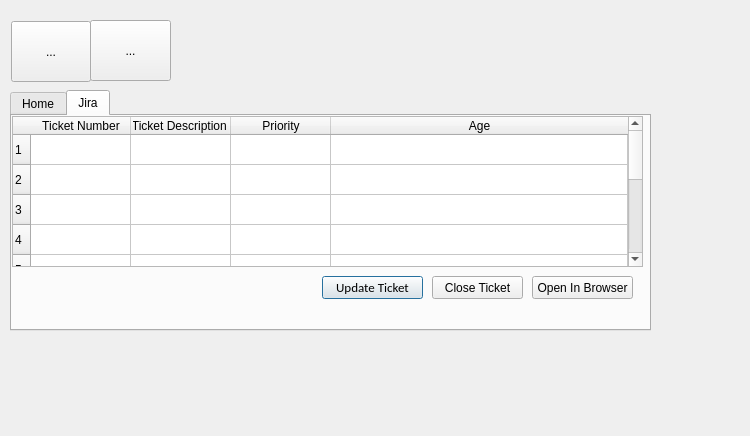
<?xml version="1.0" encoding="UTF-8"?>
<ui version="4.0">
 <class>Dialog</class>
 <widget class="QDialog" name="Dialog">
  <property name="geometry">
   <rect>
    <x>0</x>
    <y>0</y>
    <width>750</width>
    <height>436</height>
   </rect>
  </property>
  <property name="windowTitle">
   <string>JPMC Shelden</string>
  </property>
  <widget class="QTabWidget" name="mainTabWidget">
   <property name="geometry">
    <rect>
     <x>10</x>
     <y>90</y>
     <width>641</width>
     <height>241</height>
    </rect>
   </property>
   <property name="currentIndex">
    <number>1</number>
   </property>
   <property name="iconSize">
    <size>
     <width>40</width>
     <height>40</height>
    </size>
   </property>
   <widget class="QWidget" name="tab">
    <attribute name="icon">
     <iconset>
      <normaloff>Myicons/home button.png</normaloff>Myicons/home button.png</iconset>
    </attribute>
    <attribute name="title">
     <string>Home</string>
    </attribute>
    <widget class="QWidget" name="layoutWidget">
     <property name="geometry">
      <rect>
       <x>120</x>
       <y>50</y>
       <width>321</width>
       <height>131</height>
      </rect>
     </property>
     <layout class="QGridLayout" name="gridLayout">
      <item row="0" column="0">
       <widget class="QLabel" name="jiraLabel">
        <property name="font">
         <font>
          <family>Segoe UI Black</family>
          <pointsize>10</pointsize>
          <weight>75</weight>
          <bold>true</bold>
         </font>
        </property>
        <property name="frameShape">
         <enum>QFrame::StyledPanel</enum>
        </property>
        <property name="frameShadow">
         <enum>QFrame::Sunken</enum>
        </property>
        <property name="text">
         <string>No Of Jira Ticket</string>
        </property>
        <property name="textFormat">
         <enum>Qt::RichText</enum>
        </property>
       </widget>
      </item>
      <item row="0" column="1">
       <widget class="QLabel" name="jiraCountLabel">
        <property name="frameShape">
         <enum>QFrame::WinPanel</enum>
        </property>
        <property name="text">
         <string>&lt;html&gt;&lt;head/&gt;&lt;body&gt;&lt;p align=&quot;center&quot;&gt;&lt;span style=&quot; font-size:16pt;&quot;&gt;3&lt;/span&gt;&lt;/p&gt;&lt;/body&gt;&lt;/html&gt;</string>
        </property>
       </widget>
      </item>
      <item row="1" column="0">
       <widget class="QLabel" name="hpsmLabel">
        <property name="font">
         <font>
          <family>Segoe UI Black</family>
          <pointsize>10</pointsize>
          <weight>75</weight>
          <bold>true</bold>
         </font>
        </property>
        <property name="frameShape">
         <enum>QFrame::StyledPanel</enum>
        </property>
        <property name="frameShadow">
         <enum>QFrame::Sunken</enum>
        </property>
        <property name="text">
         <string>No Of HPSM</string>
        </property>
        <property name="textFormat">
         <enum>Qt::RichText</enum>
        </property>
       </widget>
      </item>
      <item row="1" column="1">
       <widget class="QLabel" name="jiraCountLabel_2">
        <property name="frameShape">
         <enum>QFrame::WinPanel</enum>
        </property>
        <property name="text">
         <string>&lt;html&gt;&lt;head/&gt;&lt;body&gt;&lt;p align=&quot;center&quot;&gt;&lt;span style=&quot; font-size:16pt;&quot;&gt;5&lt;/span&gt;&lt;/p&gt;&lt;/body&gt;&lt;/html&gt;</string>
        </property>
       </widget>
      </item>
      <item row="2" column="0">
       <widget class="QLabel" name="itsmLabel">
        <property name="font">
         <font>
          <family>Segoe UI Black</family>
          <pointsize>10</pointsize>
          <weight>75</weight>
          <bold>true</bold>
         </font>
        </property>
        <property name="frameShape">
         <enum>QFrame::StyledPanel</enum>
        </property>
        <property name="frameShadow">
         <enum>QFrame::Sunken</enum>
        </property>
        <property name="text">
         <string>No Of ITSM</string>
        </property>
        <property name="textFormat">
         <enum>Qt::RichText</enum>
        </property>
       </widget>
      </item>
      <item row="2" column="1">
       <widget class="QLabel" name="jiraCountLabel_3">
        <property name="frameShape">
         <enum>QFrame::WinPanel</enum>
        </property>
        <property name="text">
         <string>&lt;html&gt;&lt;head/&gt;&lt;body&gt;&lt;p align=&quot;center&quot;&gt;&lt;span style=&quot; font-size:16pt;&quot;&gt;2&lt;/span&gt;&lt;/p&gt;&lt;/body&gt;&lt;/html&gt;</string>
        </property>
       </widget>
      </item>
     </layout>
    </widget>
   </widget>
   <widget class="QWidget" name="tab_2">
    <attribute name="icon">
     <iconset>
      <normaloff>Myicons/Jira Button.png</normaloff>Myicons/Jira Button.png</iconset>
    </attribute>
    <attribute name="title">
     <string>Jira</string>
    </attribute>
    <widget class="QPushButton" name="updateButton">
     <property name="geometry">
      <rect>
       <x>310</x>
       <y>160</y>
       <width>101</width>
       <height>23</height>
      </rect>
     </property>
     <property name="font">
      <font>
       <family>Calibri</family>
       <pointsize>10</pointsize>
      </font>
     </property>
     <property name="text">
      <string>Update Ticket</string>
     </property>
    </widget>
    <widget class="QPushButton" name="closeButton">
     <property name="geometry">
      <rect>
       <x>420</x>
       <y>160</y>
       <width>91</width>
       <height>23</height>
      </rect>
     </property>
     <property name="text">
      <string>Close Ticket</string>
     </property>
    </widget>
    <widget class="QPushButton" name="openButton">
     <property name="geometry">
      <rect>
       <x>520</x>
       <y>160</y>
       <width>101</width>
       <height>23</height>
      </rect>
     </property>
     <property name="text">
      <string>Open In Browser</string>
     </property>
    </widget>
    <widget class="QTableWidget" name="tableWidget">
     <property name="geometry">
      <rect>
       <x>0</x>
       <y>0</y>
       <width>631</width>
       <height>151</height>
      </rect>
     </property>
     <property name="autoScrollMargin">
      <number>20</number>
     </property>
     <property name="sortingEnabled">
      <bool>false</bool>
     </property>
     <property name="rowCount">
      <number>10</number>
     </property>
     <property name="columnCount">
      <number>4</number>
     </property>
     <attribute name="horizontalHeaderDefaultSectionSize">
      <number>100</number>
     </attribute>
     <attribute name="horizontalHeaderMinimumSectionSize">
      <number>40</number>
     </attribute>
     <attribute name="horizontalHeaderStretchLastSection">
      <bool>true</bool>
     </attribute>
     <row/>
     <row/>
     <row/>
     <row/>
     <row/>
     <row/>
     <row/>
     <row/>
     <row/>
     <row/>
     <column>
      <property name="text">
       <string>Ticket Number</string>
      </property>
      <property name="background">
       <color>
        <red>255</red>
        <green>170</green>
        <blue>0</blue>
       </color>
      </property>
     </column>
     <column>
      <property name="text">
       <string>Ticket Description </string>
      </property>
      <property name="background">
       <color>
        <red>255</red>
        <green>170</green>
        <blue>0</blue>
       </color>
      </property>
     </column>
     <column>
      <property name="text">
       <string>Priority</string>
      </property>
      <property name="background">
       <color>
        <red>255</red>
        <green>170</green>
        <blue>0</blue>
       </color>
      </property>
     </column>
     <column>
      <property name="text">
       <string>Age</string>
      </property>
      <property name="background">
       <color>
        <red>255</red>
        <green>170</green>
        <blue>0</blue>
       </color>
      </property>
     </column>
    </widget>
   </widget>
  </widget>
  <widget class="QToolButton" name="toolButton">
   <property name="geometry">
    <rect>
     <x>11</x>
     <y>21</y>
     <width>80</width>
     <height>61</height>
    </rect>
   </property>
   <property name="text">
    <string>...</string>
   </property>
   <property name="icon">
    <iconset>
     <normaloff>Myicons/file icon.png</normaloff>Myicons/file icon.png</iconset>
   </property>
   <property name="iconSize">
    <size>
     <width>50</width>
     <height>50</height>
    </size>
   </property>
  </widget>
  <widget class="QToolButton" name="toolButton_2">
   <property name="geometry">
    <rect>
     <x>90</x>
     <y>20</y>
     <width>81</width>
     <height>61</height>
    </rect>
   </property>
   <property name="text">
    <string>...</string>
   </property>
   <property name="icon">
    <iconset>
     <normaloff>Myicons/setting.png</normaloff>Myicons/setting.png</iconset>
   </property>
   <property name="iconSize">
    <size>
     <width>50</width>
     <height>50</height>
    </size>
   </property>
  </widget>
 </widget>
 <resources/>
 <connections/>
</ui>
